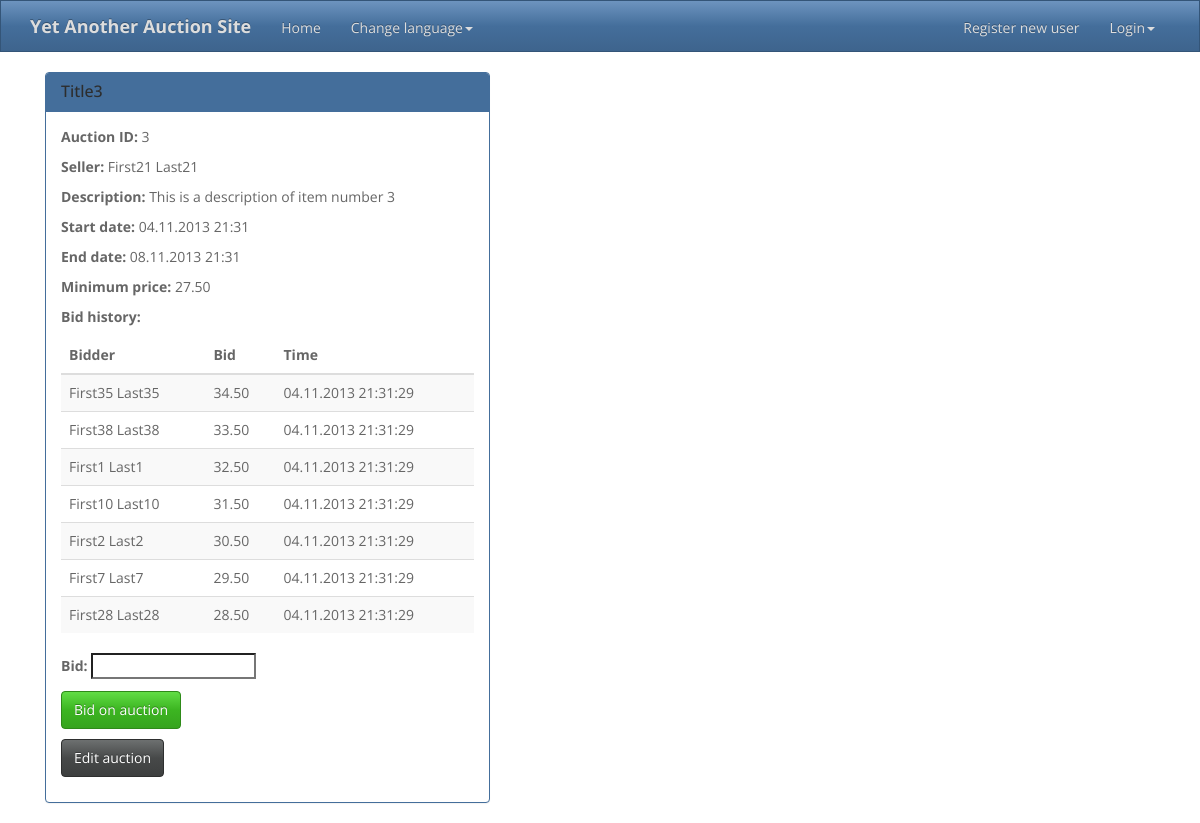
Screenshot of /YAAS/auction/3/ with the database file from the repository.
### YAAS_app/models.py (models this page shows, shortened)
class Auction(models.Model):
    id = models.AutoField(primary_key=True)
    seller = models.ForeignKey(User, related_name='seller')
    title = models.CharField(_("Title"), max_length=30)
    description = models.TextField(_("Description"), )
    start_date = models.DateTimeField(_("Start date"), auto_now_add=True)
    updated_date = models.DateTimeField(_("Updated date"), auto_now=True)
    end_date = models.DateTimeField(_("End date"), )
    minimum_price = models.DecimalField(_("Minimum price"), max_digits=16, decimal_places=2)
    active = models.BooleanField(_("Active"), default=True)
    banned = models.BooleanField(_("Banned"), default=False)
    winner = models.ForeignKey(User, related_name='winner', null=True, blank=True)
    @classmethod
    def getActiveById(cls, auction_id):
        try:
            a = cls.objects.get(id=auction_id)
        except ObjectDoesNotExist:
            a = None
        if a and a.active and not a.banned:
            return a
        else:
            return None
    def getBidHistory(self):
        bids = Bid.getBidsForAuction(self)
        return bids

class Bid(models.Model):
    id = models.AutoField(primary_key=True)
    auction = models.ForeignKey(Auction)
    bidder = models.ForeignKey(User)
    bid = models.DecimalField(_("Bid"), max_digits=16, decimal_places=2)
    timestamp = models.DateTimeField(_("Timestamp"), auto_now_add=True)
    @classmethod
    def getBidsForAuction(cls, auction):
        bids = cls.objects.filter(auction=auction).order_by("-timestamp")
        return bids

### YAAS_app/views.py (the view)
def view_auction(request, id):
    auction = Auction.getActiveById(id)
    if auction:
        template = "view_auction.html"
        context = {"auction": auction, "bid_history": auction.getBidHistory(),
                   "bid_form": BidForm(initial={"updated": auction.updated_date})}
        return render_to_response(template, context, context_instance=RequestContext(request))
    else:
        template = "message.html"
        context = {"message": _("Auction not found")}
        return render_to_response(template, context, context_instance=RequestContext(request))

### YAAS_app/forms.py
class BidForm(forms.ModelForm):
    class Meta:
        model = Bid
        fields = ('bid',)
    updated = forms.DateTimeField(widget=forms.HiddenInput, required=False)

### templates/view_auction.html (shortened to what this page needs)
{% extends "base.html" %}
{% load i18n %}
{% block content %}
    <div class="col-md-5">
        <div class="panel panel-primary">
            <div class="panel-heading">
                <h3 class="panel-title">{{ auction.title }}</h3>
            </div>
            <div class="panel-body">
                <p><b>{% trans "Auction ID:" %}</b> {{ auction.id }}</p>
                <p><b>{% trans "Seller:" %}</b> {{ auction.seller.get_full_name }}</p>
                <p><b>{% trans "Description:" %}</b> {{ auction.description }}</p>
                <p><b>{% trans "Start date:" %}</b> {{ auction.start_date|date:"d.m.Y H:i" }}</p>
                <p><b>{% trans "End date:" %}</b> {{ auction.end_date|date:"d.m.Y H:i" }}</p>
                <p><b>{% trans "Minimum price:" %}</b> {{ auction.minimum_price|floatformat:2 }}</p>
                <p><b>{% trans "Bid history:" %}</b> </p>
                <table class="table table-striped table-hover">
                    <thead>
                    <tr>
                        <th>{% trans "Bidder" %}</th>
                        <th>{% trans "Bid" %}</th>
                        <th>{% trans "Time" %}</th>
                    </tr>
                    </thead>
                    <tbody>
                        {% for b in bid_history %}
                        <tr>
                            <td>{{ b.bidder.get_full_name }}</td>
                            <td>{{ b.bid|floatformat:2 }}</td>
                            <td>{{ b.timestamp|date:"d.m.Y H:i:s" }}</td>
                        </tr>
                        {% endfor %}
                    </tbody>
                </table>
                <form class="form-horizontal" action="/YAAS/auction/{{ auction.id }}/bid/" method="post">
                    {{ bid_form.as_p }}
                    <p><input type="submit" class="btn btn-success" value="{% trans "Bid on auction" %}"></p>
                </form>
                <p>
                    <a href="/YAAS/auction/{{ auction.id }}/edit/" class="btn btn-default">{% trans "Edit auction" %}</a>
                </p>
            </div>
        </div>
    </div>
{% endblock %}

### rows the page displays
Auction: title "Title3", id "3", seller.get_full_name "First21 Last21", description "This is a description of item number 3", start_date "04.11.2013 21:31", end_date "08.11.2013 21:31", minimum_price "27.50"
Bid: bidder.get_full_name "First35 Last35", bid "34.50", timestamp "04.11.2013 21:31:29"
Bid: bidder.get_full_name "First38 Last38", bid "33.50", timestamp "04.11.2013 21:31:29"
Bid: bidder.get_full_name "First1 Last1", bid "32.50", timestamp "04.11.2013 21:31:29"
Bid: bidder.get_full_name "First10 Last10", bid "31.50", timestamp "04.11.2013 21:31:29"
Bid: bidder.get_full_name "First2 Last2", bid "30.50", timestamp "04.11.2013 21:31:29"
Bid: bidder.get_full_name "First7 Last7", bid "29.50", timestamp "04.11.2013 21:31:29"
Bid: bidder.get_full_name "First28 Last28", bid "28.50", timestamp "04.11.2013 21:31:29"
